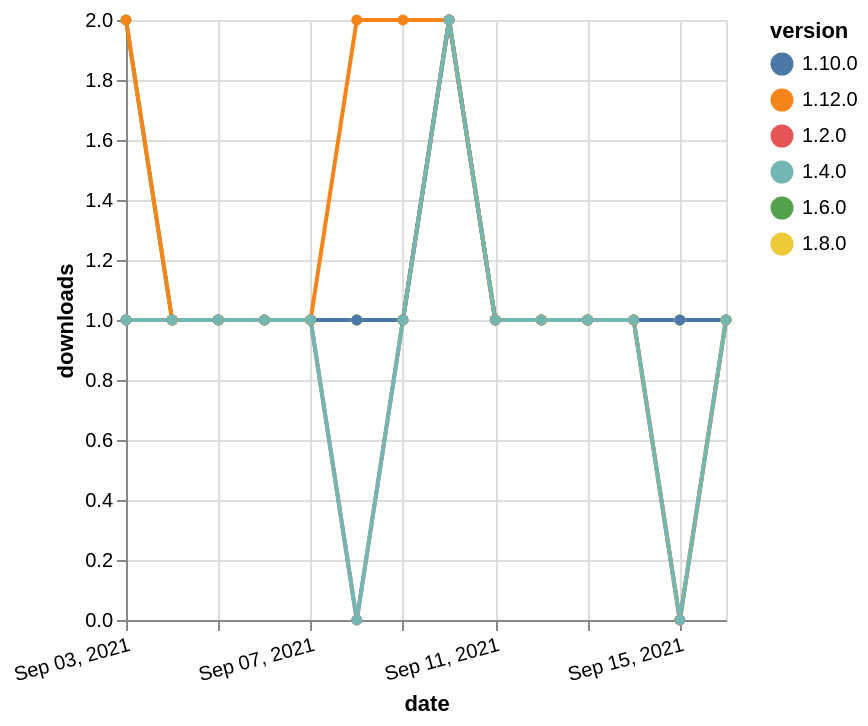

The Vega-Lite source for this figure:
### Vega-Lite specification from a JSON file in a GitHub repository (floating-point values rounded to 4 significant figures)
{"$schema": "https://vega.github.io/schema/vega-lite/v5.json", "description": "A simple bar chart with embedded data.", "data": {"values": [{"date": "2021-09-03", "total": 168, "delta": 2, "version": "1.6.0"}, {"date": "2021-09-04", "total": 169, "delta": 1, "version": "1.6.0"}, {"date": "2021-09-05", "total": 170, "delta": 1, "version": "1.6.0"}, {"date": "2021-09-06", "total": 171, "delta": 1, "version": "1.6.0"}, {"date": "2021-09-07", "total": 172, "delta": 1, "version": "1.6.0"}, {"date": "2021-09-08", "total": 173, "delta": 1, "version": "1.6.0"}, {"date": "2021-09-09", "total": 174, "delta": 1, "version": "1.6.0"}, {"date": "2021-09-10", "total": 176, "delta": 2, "version": "1.6.0"}, {"date": "2021-09-11", "total": 177, "delta": 1, "version": "1.6.0"}, {"date": "2021-09-12", "total": 178, "delta": 1, "version": "1.6.0"}, {"date": "2021-09-13", "total": 179, "delta": 1, "version": "1.6.0"}, {"date": "2021-09-14", "total": 180, "delta": 1, "version": "1.6.0"}, {"date": "2021-09-15", "total": 181, "delta": 1, "version": "1.6.0"}, {"date": "2021-09-16", "total": 182, "delta": 1, "version": "1.6.0"}, {"date": "2021-09-03", "total": 143, "delta": 1, "version": "1.8.0"}, {"date": "2021-09-04", "total": 144, "delta": 1, "version": "1.8.0"}, {"date": "2021-09-05", "total": 145, "delta": 1, "version": "1.8.0"}, {"date": "2021-09-06", "total": 146, "delta": 1, "version": "1.8.0"}, {"date": "2021-09-07", "total": 147, "delta": 1, "version": "1.8.0"}, {"date": "2021-09-08", "total": 148, "delta": 1, "version": "1.8.0"}, {"date": "2021-09-09", "total": 149, "delta": 1, "version": "1.8.0"}, {"date": "2021-09-10", "total": 151, "delta": 2, "version": "1.8.0"}, {"date": "2021-09-11", "total": 152, "delta": 1, "version": "1.8.0"}, {"date": "2021-09-12", "total": 153, "delta": 1, "version": "1.8.0"}, {"date": "2021-09-13", "total": 154, "delta": 1, "version": "1.8.0"}, {"date": "2021-09-14", "total": 155, "delta": 1, "version": "1.8.0"}, {"date": "2021-09-15", "total": 156, "delta": 1, "version": "1.8.0"}, {"date": "2021-09-16", "total": 157, "delta": 1, "version": "1.8.0"}, {"date": "2021-09-03", "total": 158, "delta": 1, "version": "1.10.0"}, {"date": "2021-09-04", "total": 159, "delta": 1, "version": "1.10.0"}, {"date": "2021-09-05", "total": 160, "delta": 1, "version": "1.10.0"}, {"date": "2021-09-06", "total": 161, "delta": 1, "version": "1.10.0"}, {"date": "2021-09-07", "total": 162, "delta": 1, "version": "1.10.0"}, {"date": "2021-09-08", "total": 163, "delta": 1, "version": "1.10.0"}, {"date": "2021-09-09", "total": 164, "delta": 1, "version": "1.10.0"}, {"date": "2021-09-10", "total": 166, "delta": 2, "version": "1.10.0"}, {"date": "2021-09-11", "total": 167, "delta": 1, "version": "1.10.0"}, {"date": "2021-09-12", "total": 168, "delta": 1, "version": "1.10.0"}, {"date": "2021-09-13", "total": 169, "delta": 1, "version": "1.10.0"}, {"date": "2021-09-14", "total": 170, "delta": 1, "version": "1.10.0"}, {"date": "2021-09-15", "total": 171, "delta": 1, "version": "1.10.0"}, {"date": "2021-09-16", "total": 172, "delta": 1, "version": "1.10.0"}, {"date": "2021-09-03", "total": 219, "delta": 1, "version": "1.2.0"}, {"date": "2021-09-04", "total": 220, "delta": 1, "version": "1.2.0"}, {"date": "2021-09-05", "total": 221, "delta": 1, "version": "1.2.0"}, {"date": "2021-09-06", "total": 222, "delta": 1, "version": "1.2.0"}, {"date": "2021-09-07", "total": 223, "delta": 1, "version": "1.2.0"}, {"date": "2021-09-08", "total": 223, "delta": 0, "version": "1.2.0"}, {"date": "2021-09-09", "total": 224, "delta": 1, "version": "1.2.0"}, {"date": "2021-09-10", "total": 226, "delta": 2, "version": "1.2.0"}, {"date": "2021-09-11", "total": 227, "delta": 1, "version": "1.2.0"}, {"date": "2021-09-12", "total": 228, "delta": 1, "version": "1.2.0"}, {"date": "2021-09-13", "total": 229, "delta": 1, "version": "1.2.0"}, {"date": "2021-09-14", "total": 230, "delta": 1, "version": "1.2.0"}, {"date": "2021-09-15", "total": 230, "delta": 0, "version": "1.2.0"}, {"date": "2021-09-16", "total": 231, "delta": 1, "version": "1.2.0"}, {"date": "2021-09-03", "total": 113, "delta": 2, "version": "1.12.0"}, {"date": "2021-09-04", "total": 114, "delta": 1, "version": "1.12.0"}, {"date": "2021-09-05", "total": 115, "delta": 1, "version": "1.12.0"}, {"date": "2021-09-06", "total": 116, "delta": 1, "version": "1.12.0"}, {"date": "2021-09-07", "total": 117, "delta": 1, "version": "1.12.0"}, {"date": "2021-09-08", "total": 119, "delta": 2, "version": "1.12.0"}, {"date": "2021-09-09", "total": 121, "delta": 2, "version": "1.12.0"}, {"date": "2021-09-10", "total": 123, "delta": 2, "version": "1.12.0"}, {"date": "2021-09-11", "total": 124, "delta": 1, "version": "1.12.0"}, {"date": "2021-09-12", "total": 125, "delta": 1, "version": "1.12.0"}, {"date": "2021-09-13", "total": 126, "delta": 1, "version": "1.12.0"}, {"date": "2021-09-14", "total": 127, "delta": 1, "version": "1.12.0"}, {"date": "2021-09-15", "total": 127, "delta": 0, "version": "1.12.0"}, {"date": "2021-09-16", "total": 128, "delta": 1, "version": "1.12.0"}, {"date": "2021-09-03", "total": 180, "delta": 1, "version": "1.4.0"}, {"date": "2021-09-04", "total": 181, "delta": 1, "version": "1.4.0"}, {"date": "2021-09-05", "total": 182, "delta": 1, "version": "1.4.0"}, {"date": "2021-09-06", "total": 183, "delta": 1, "version": "1.4.0"}, {"date": "2021-09-07", "total": 184, "delta": 1, "version": "1.4.0"}, {"date": "2021-09-08", "total": 184, "delta": 0, "version": "1.4.0"}, {"date": "2021-09-09", "total": 185, "delta": 1, "version": "1.4.0"}, {"date": "2021-09-10", "total": 187, "delta": 2, "version": "1.4.0"}, {"date": "2021-09-11", "total": 188, "delta": 1, "version": "1.4.0"}, {"date": "2021-09-12", "total": 189, "delta": 1, "version": "1.4.0"}, {"date": "2021-09-13", "total": 190, "delta": 1, "version": "1.4.0"}, {"date": "2021-09-14", "total": 191, "delta": 1, "version": "1.4.0"}, {"date": "2021-09-15", "total": 191, "delta": 0, "version": "1.4.0"}, {"date": "2021-09-16", "total": 192, "delta": 1, "version": "1.4.0"}]}, "width": "container", "mark": {"type": "line", "point": {"filled": true}}, "encoding": {"x": {"field": "date", "type": "temporal", "timeUnit": "yearmonthdate", "title": "date", "axis": {"labelAngle": -15}}, "y": {"field": "delta", "type": "quantitative", "title": "downloads"}, "color": {"field": "version", "type": "nominal"}, "tooltip": {"field": "delta"}}}
